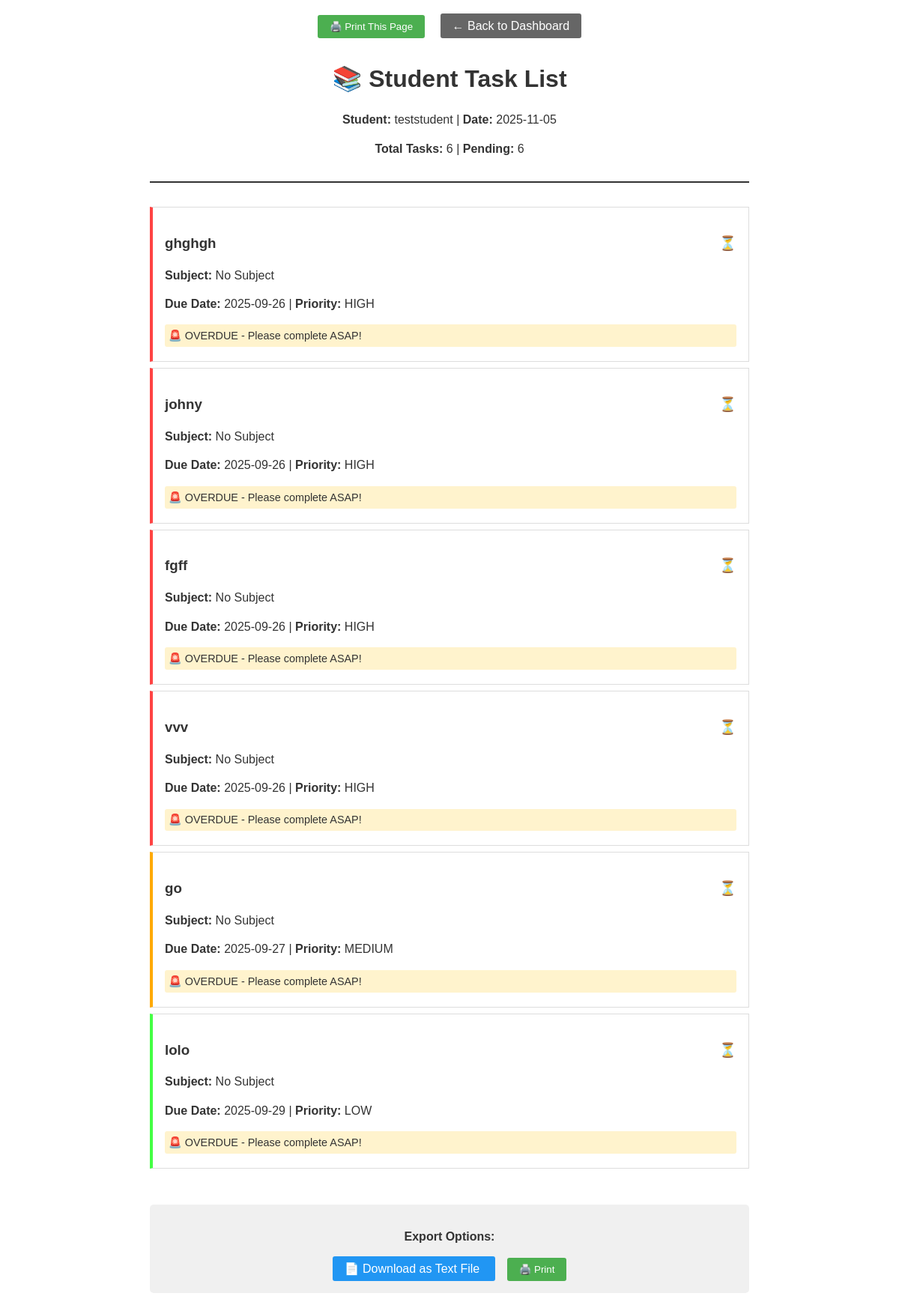
The page /print-view (signed in) on the database its author committed.
### tables this page shows
CREATE TABLE tasks (
    id INTEGER PRIMARY KEY AUTOINCREMENT,
    user_id INTEGER NOT NULL,
    title TEXT NOT NULL,
    description TEXT,
    due_date DATE,
    priority TEXT DEFAULT 'medium',
    completed BOOLEAN DEFAULT 0,
    created_at DATETIME DEFAULT CURRENT_TIMESTAMP, subject_id INTEGER, notes TEXT, calendar_color TEXT,
    FOREIGN KEY (user_id) REFERENCES users (id)
);

### app.py (the view)
@app.route('/print-view')
def print_view():
    if 'user_id' not in session:
        return redirect('/login')
    conn = get_db_connection()
    tasks = conn.execute('''
        SELECT tasks.*, subjects.name as subject_name
        FROM tasks
        LEFT JOIN subjects ON tasks.subject_id = subjects.id
        WHERE tasks.user_id = ? AND tasks.completed = 0
        ORDER BY due_date, priority
    ''', (session['user_id'],)).fetchall()
    conn.close()
    return render_template('print_simple.html',
                         tasks=tasks,
                         username=session['username'],
                         now=datetime.now(),
                         get_urgency_class=get_urgency_class)  # Add this line!

### app.py (called while the page is built)
def get_db_connection():
    if os.environ.get('DATABASE_URL'):
        import psycopg2
        conn = psycopg2.connect(os.environ.get('DATABASE_URL'))
    else:
        conn = sqlite3.connect('student_tasks.db')
        conn.row_factory = sqlite3.Row
    return conn

def get_urgency_class(due_date_str):
    if not due_date_str:
        return ''
    try:
        due_date = datetime.strptime(due_date_str, '%Y-%m-%d').date()
        today = datetime.now().date()
        tomorrow = today + timedelta(days=1)
        if due_date < today:
            return 'urgent-overdue'
        elif due_date == today:
            return 'urgent-today'
        elif due_date == tomorrow:
            return 'urgent-tomorrow'
        else:
            return ''
    except:
        return ''

### templates/print_simple.html (shortened to what this page needs)
<!DOCTYPE html>
<html lang="en">
<head>
</head>
<body>
    <div class="no-print" style="text-align: center; margin-bottom: 2rem;">
        <button onclick="window.print()" style="padding: 0.5rem 1rem; background: #4CAF50; color: white; border: none; border-radius: 3px; cursor: pointer;">
            🖨️ Print This Page
        </button>
        <a href="/dashboard" style="margin-left: 1rem; padding: 0.5rem 1rem; background: #666; color: white; text-decoration: none; border-radius: 3px;">
            ← Back to Dashboard
        </a>
    </div>
    <div class="header">
        <h1>📚 Student Task List</h1>
        <p><strong>Student:</strong> {{ username }} | <strong>Date:</strong> {{ now.strftime('%Y-%m-%d') }}</p>
        <p><strong>Total Tasks:</strong> {{ tasks|length }} | <strong>Pending:</strong> {{ tasks|rejectattr('completed')|list|length }}</p>
    </div>
    {% for task in tasks %}
    <div class="task-item priority-{{ task.priority }} {% if task.completed %}completed{% endif %}">
        <h3>{{ task.title }}
            <span style="float: right;">
                {% if task.completed %}✅{% else %}⏳{% endif %}
            </span>
        </h3>
        <p><strong>Subject:</strong> {{ task.subject_name or "No Subject" }}</p>
        <p><strong>Due Date:</strong> {{ task.due_date }} | <strong>Priority:</strong> {{ task.priority.upper() }}</p>
        {% set urgency_class = get_urgency_class(task.due_date) %}
        {% if urgency_class == 'urgent-overdue' and not task.completed %}
        <div class="urgency-info">🚨 OVERDUE - Please complete ASAP!</div>
        {% elif urgency_class == 'urgent-today' and not task.completed %}
        <div class="urgency-info">⚠️ DUE TODAY - Finish this today!</div>
        {% elif urgency_class == 'urgent-tomorrow' and not task.completed %}
        <div class="urgency-info">📌 DUE TOMORROW - Plan to complete soon</div>
        {% endif %}
    </div>
    {% else %}
    <div style="text-align: center; padding: 3rem; background: #f9f9f9;">
        <h3>No tasks to display</h3>
        <p>All tasks are completed or no tasks created yet.</p>
    </div>
    {% endfor %}
    <div class="no-print" style="margin-top: 3rem; text-align: center; padding: 1rem; background: #f0f0f0; border-radius: 5px;">
        <p><strong>Export Options:</strong></p>
        <a href="/export/txt" style="padding: 0.5rem 1rem; background: #2196F3; color: white; text-decoration: none; border-radius: 3px; margin: 0 0.5rem;">
            📄 Download as Text File
        </a>
        <button onclick="window.print()" style="padding: 0.5rem 1rem; background: #4CAF50; color: white; border: none; border-radius: 3px; margin: 0 0.5rem; cursor: pointer;">
            🖨️ Print
        </button>
    </div>
</body>
</html>

### templates/print_simple.html (style rules this page uses)
body { font-family: Arial, sans-serif; line-height: 1.4; color: #333; max-width: 800px; margin: 0 auto; padding: 20px; background: white; }
.header { text-align: center; border-bottom: 2px solid #333; padding-bottom: 1rem; margin-bottom: 2rem; }
.task-item { border: 1px solid #ddd; padding: 1rem; margin: 0.5rem 0; page-break-inside: avoid; }
.priority-high { border-left: 4px solid #ff4444; }
.priority-medium { border-left: 4px solid #ffaa00; }
.priority-low { border-left: 4px solid #44ff44; }
.urgency-info { background: #fff3cd; padding: 0.3rem; border-radius: 3px; font-size: 0.9rem; margin: 0.2rem 0; }

### rows shown on the page
tasks: title "ghghgh", subject_name "No Subject", due_date "2025-09-26", priority "HIGH", completed "🚨 OVERDUE - Please complete ASAP!"
tasks: title "johny", subject_name "No Subject", due_date "2025-09-26", priority "HIGH", completed "🚨 OVERDUE - Please complete ASAP!"
tasks: title "fgff", subject_name "No Subject", due_date "2025-09-26", priority "HIGH", completed "🚨 OVERDUE - Please complete ASAP!"
tasks: title "vvv", subject_name "No Subject", due_date "2025-09-26", priority "HIGH", completed "🚨 OVERDUE - Please complete ASAP!"
tasks: title "go", subject_name "No Subject", due_date "2025-09-27", priority "MEDIUM", completed "🚨 OVERDUE - Please complete ASAP!"
tasks: title "lolo", subject_name "No Subject", due_date "2025-09-29", priority "LOW", completed "🚨 OVERDUE - Please complete ASAP!"

### other values the page prints
{{ username }} "teststudent"
{{ tasks|length }} "6"
{{ tasks|rejectattr('completed')|list|length }} "6"
